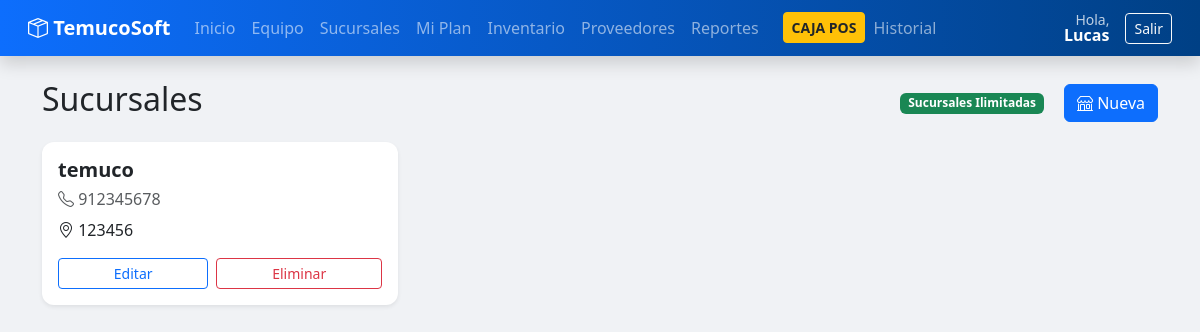
The app's page /branches/ (signed in) with its own data.
### api/models.py (models this page shows, shortened)
class User(AbstractUser):
    ROLES = (
        ('super_admin', 'Super Admin'),
        ('admin_cliente', 'Admin Cliente'),
        ('gerente', 'Gerente'),
        ('vendedor', 'Vendedor'),
        ('cliente_final', 'Cliente Ecommerce'),
    )
    username = None
    email = models.EmailField(unique=True)
    rut = models.CharField(max_length=12, blank=True, null=True, validators=[validar_rut_chileno]) # Validador
    role = models.CharField(max_length=20, choices=ROLES, default='cliente_final')
    company = models.ForeignKey(Company, on_delete=models.CASCADE, null=True, blank=True, related_name='users')
    USERNAME_FIELD = 'email'
    REQUIRED_FIELDS = []
    objects = UserManager()

class Branch(models.Model):
    company = models.ForeignKey(Company, on_delete=models.CASCADE)
    name = models.CharField(max_length=100)
    address = models.CharField(max_length=200)
    phone = models.CharField(max_length=20)

### api/views.py (the view)
# urls.py: path('branches/', views.branch_list, name='branch_list'),
@login_required
def branch_list(request):
    usage = get_usage_info(request.user, 'branches', Branch)
    return render(request, 'branches/list.html', {'branches': Branch.objects.filter(company=request.user.company), 'usage': usage})

### templates/branches/list.html (shortened to what this page needs)
{% extends 'base.html' %}
{% block content %}
<div class="row align-items-center mb-3">
    <div class="col-md-6"><h2>Sucursales</h2></div>
    <div class="col-md-6 text-end">
        {% if usage.is_unlimited %}
            <span class="badge bg-success">Sucursales Ilimitadas</span>
        {% endif %}
        <a href="{% url 'branch_create' %}" class="btn btn-primary ms-3 {% if not usage.is_unlimited and usage.current >= usage.limit %}disabled{% endif %}">
            <i class="bi bi-shop"></i> Nueva
        </a>
    </div>
</div>
<div class="row">
    {% for branch in branches %}
    <div class="col-md-4 mb-4">
        <div class="card h-100 shadow-sm">
            <div class="card-body">
                <h5 class="card-title fw-bold">{{ branch.name }}</h5>
                <h6 class="text-muted"><i class="bi bi-telephone"></i> {{ branch.phone }}</h6>
                <p class="card-text"><i class="bi bi-geo-alt"></i> {{ branch.address }}</p>
                <div class="mt-3 d-flex gap-2">
                    <a href="{% url 'branch_edit' branch.id %}" class="btn btn-sm btn-outline-primary flex-fill">Editar</a>
                    <a href="{% url 'branch_delete' branch.id %}" class="btn btn-sm btn-outline-danger flex-fill">Eliminar</a>
                </div>
            </div>
        </div>
    </div>
    {% empty %}
    <div class="col-12"><div class="alert alert-warning">No hay sucursales.</div></div>
    {% endfor %}
</div>
{% endblock %}

### templates/base.html (shortened to what this page needs)
<!DOCTYPE html>
<html lang="es">
<head>
    <link href="https://cdn.jsdelivr.net/npm/bootstrap@5.3.0/dist/css/bootstrap.min.css" rel="stylesheet">
    <link rel="stylesheet" href="https://cdn.jsdelivr.net/npm/bootstrap-icons@1.10.5/font/bootstrap-icons.css">
</head>
<body>
    <nav class="navbar navbar-expand-lg navbar-dark mb-4 px-3 shadow">
        <div class="container-fluid">
            <a class="navbar-brand fw-bold" href="{% url 'dashboard' %}"><i class="bi bi-box-seam"></i> TemucoSoft</a>
            <div class="collapse navbar-collapse" id="navbarNav">
                {% if user.is_authenticated %}
                <ul class="navbar-nav me-auto">
                    <li class="nav-item"><a class="nav-link" href="{% url 'dashboard' %}">Inicio</a></li>
                    {% if user.role == 'admin_cliente' %}
                        <li class="nav-item"><a class="nav-link" href="{% url 'team_list' %}">Equipo</a></li>
                        <li class="nav-item"><a class="nav-link" href="{% url 'branch_list' %}">Sucursales</a></li>
                        <li class="nav-item"><a class="nav-link" href="{% url 'subscription' %}">Mi Plan</a></li>
                    {% endif %}
                    {% if user.role == 'admin_cliente' or user.role == 'gerente' %}
                        <li class="nav-item"><a class="nav-link" href="{% url 'product_list' %}">Inventario</a></li>
                        <li class="nav-item"><a class="nav-link" href="{% url 'supplier_list' %}">Proveedores</a></li>
                        <li class="nav-item"><a class="nav-link" href="{% url 'reports' %}">Reportes</a></li>
                    {% endif %}
                    {% if user.role != 'super_admin' %}
                        <li class="nav-item ms-lg-3"><a class="btn btn-warning text-dark fw-bold btn-sm mt-1" href="{% url 'pos' %}">CAJA POS</a></li>
                        <li class="nav-item"><a class="nav-link" href="{% url 'sale_list' %}">Historial</a></li>
                    {% endif %}
                </ul>
                <div class="d-flex align-items-center text-white">
                    <div class="me-3 text-end lh-1">
                        <small class="d-block opacity-75">Hola,</small>
                        <span class="fw-bold">{{ user.first_name }}</span>
                    </div>
                    <form action="{% url 'logout' %}" method="post">
                        {% csrf_token %}<button type="submit" class="btn btn-outline-light btn-sm">Salir</button>
                    </form>
                </div>
                {% endif %}
            </div>
        </div>
    </nav>
    <div class="container pb-5">
        {% block content %}{% endblock %}
    </div>
</body>
</html>

### templates/base.html (style rules this page uses)
body { background-color: #f0f2f5; font-family: 'Segoe UI', sans-serif; }
.navbar { background: linear-gradient(90deg, #0d6efd 0%, #004085 100%); }
.card { border: none; border-radius: 12px; box-shadow: 0 4px 6px rgba(0,0,0,0.05); transition: transform 0.2s; }

### records on screen
User: first_name "Lucas"
Branch: name "temuco", phone "912345678", address "123456"
